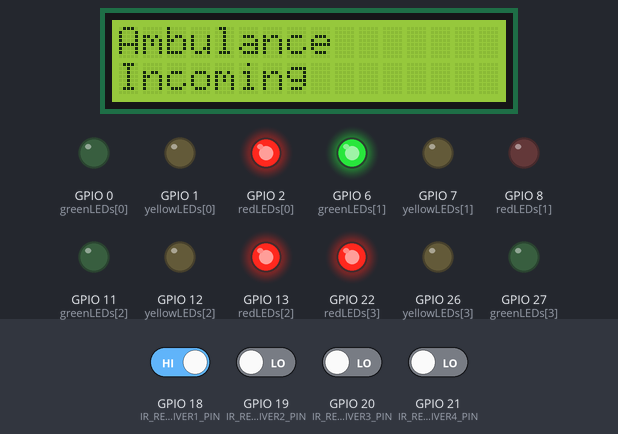
Recording of a sketch running on a simulated ESP32. Shown: 16×2 character LCD, output pins drawn as LEDs (lit = HIGH). The inputs (shaded band) are chosen by the test bench; at power-on: GPIO 18 (IR_RECEIVER1_PIN) HIGH, GPIO 19 (IR_RECEIVER2_PIN), GPIO 20 (IR_RECEIVER3_PIN), GPIO 21 (IR_RECEIVER4_PIN) LOW. WiFi joins after 1.5 s; servers stay silent unless stated; no MQTT or app messages arrive unless stated; what the sketch prints to the serial monitor is not drawn.

Above: at 3.3 s.
3.4 s: GPIO 18 (IR_RECEIVER1_PIN) driven LOW
At 4.7 s:
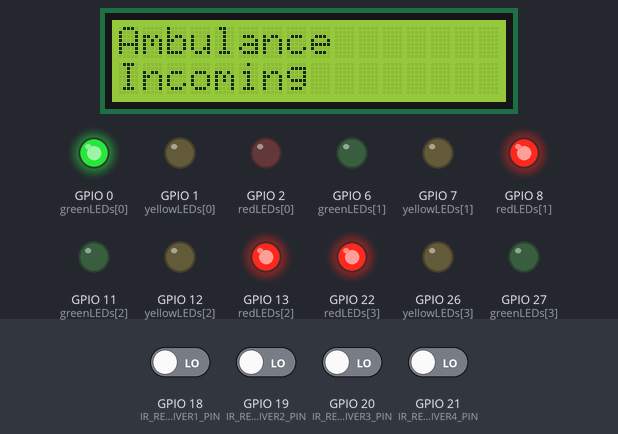
6.4 s: GPIO 18 (IR_RECEIVER1_PIN) driven HIGH
At 6.9 s:
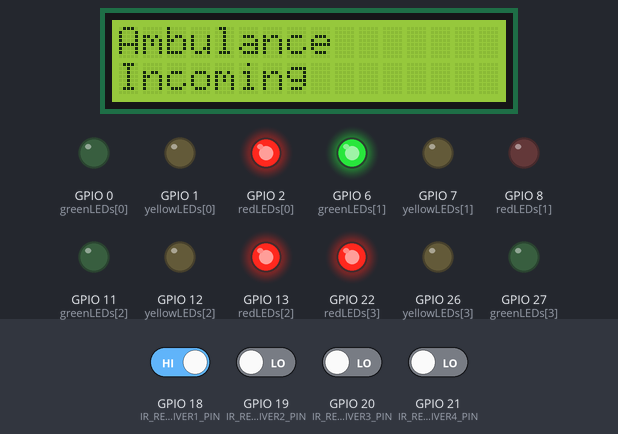
9.4 s: GPIO 19 (IR_RECEIVER2_PIN) driven HIGH
At 10.4 s:
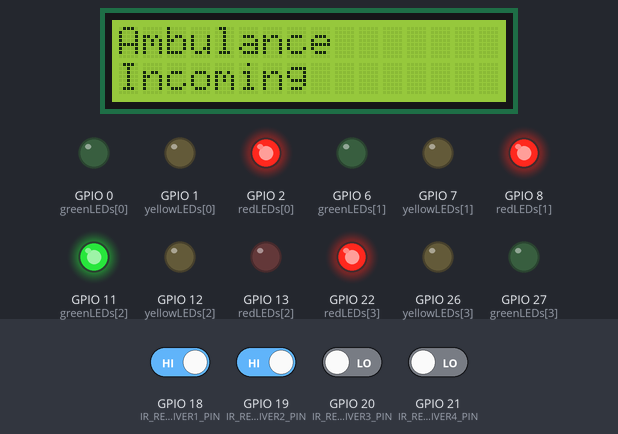
12.4 s: GPIO 20 (IR_RECEIVER3_PIN) driven HIGH
At 13.6 s:
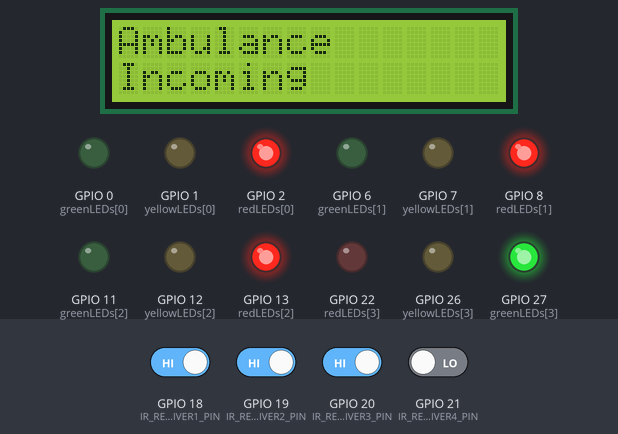
13.9 s: GPIO 20 (IR_RECEIVER3_PIN) driven LOW
At 14.9 s:
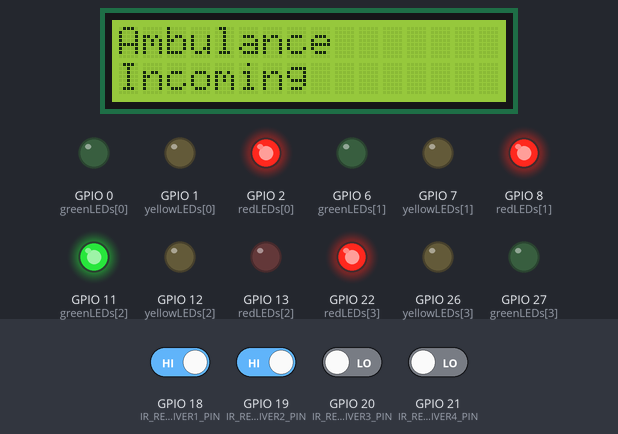
16.9 s: GPIO 19 (IR_RECEIVER2_PIN) driven LOW
At 18.3 s:
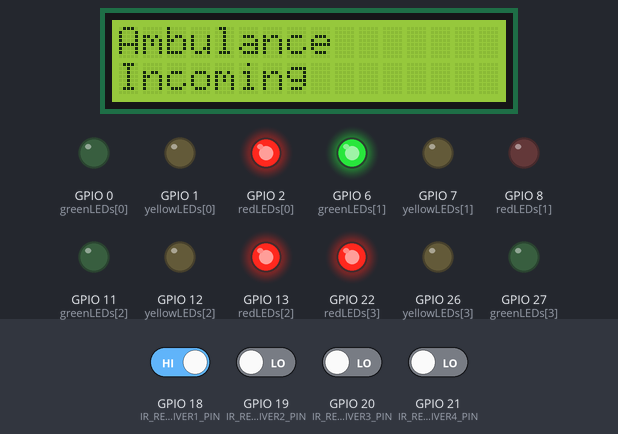
Timing chart, 0 to 19.9 s (numbered marks = the images above; inputs shaded):
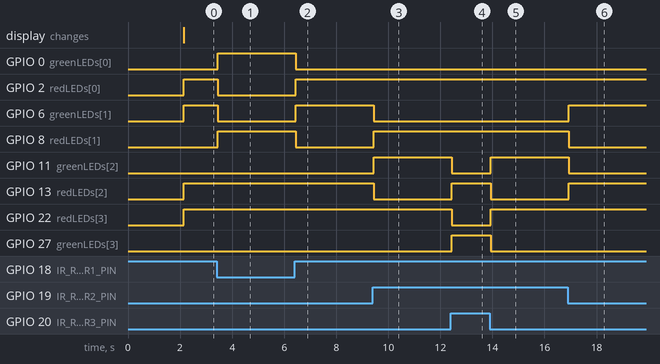

Measured:
- after the input at 3.4 s, GPIO 0 (greenLEDs[0]), GPIO 8 (redLEDs[1]): LOW → HIGH at once; GPIO 2 (redLEDs[0]), GPIO 6 (greenLEDs[1]): HIGH → LOW at once
- after the input at 6.4 s, GPIO 0 (greenLEDs[0]), GPIO 8 (redLEDs[1]): HIGH → LOW at once; GPIO 2 (redLEDs[0]), GPIO 6 (greenLEDs[1]): LOW → HIGH at once
- after the input at 9.4 s, GPIO 6 (greenLEDs[1]), GPIO 13 (redLEDs[2]): HIGH → LOW at once; GPIO 8 (redLEDs[1]), GPIO 11 (greenLEDs[2]): LOW → HIGH at once
- after the input at 12.4 s, GPIO 11 (greenLEDs[2]), GPIO 22 (redLEDs[3]): HIGH → LOW at once; GPIO 13 (redLEDs[2]), GPIO 27 (greenLEDs[3]): LOW → HIGH at once
- after the input at 13.9 s, GPIO 11 (greenLEDs[2]), GPIO 22 (redLEDs[3]): LOW → HIGH at once; GPIO 13 (redLEDs[2]), GPIO 27 (greenLEDs[3]): HIGH → LOW at once
- after the input at 16.9 s, GPIO 6 (greenLEDs[1]), GPIO 13 (redLEDs[2]): LOW → HIGH at once; GPIO 8 (redLEDs[1]), GPIO 11 (greenLEDs[2]): HIGH → LOW at once

The sketch:

Server.ino
```cpp
#include <Arduino.h>
#include <LiquidCrystal_I2C.h>
#include <Wire.h>
#include <WiFi.h>
#include <PubSubClient.h>
#include <ArduinoJson.h>
#include <WebSocketsServer.h>

// Define pin numbers
#define IR_RECEIVER1_PIN 18
#define IR_RECEIVER2_PIN 19
#define IR_RECEIVER3_PIN 20
#define IR_RECEIVER4_PIN 21

const int redLEDs[] = {2, 8, 13, 22};      // GPIO pins connected to the red LEDs
const int yellowLEDs[] = {1, 7, 12, 26};   // GPIO pins connected to the yellow LEDs
const int greenLEDs[] = {0, 6, 11, 27};    // GPIO pins connected to the green LEDs

LiquidCrystal_I2C lcd(0x27, 16, 2);

unsigned long previousMillis = 0;
const long interval = 1000;  // Interval for non-blocking delay

WiFiClient wifiClient;
PubSubClient mqttClient(wifiClient);
WebSocketsServer webSocket = WebSocketsServer(81); // WebSocket server running on port 81

// Function declarations
void turnYellow(int num);
void normalOperation();
void callback(char* topic, byte* payload, unsigned int length);
void reconnect();
void webSocketEvent(uint8_t num, WStype_t type, uint8_t * payload, size_t length);
void handleEmergencySignal(int num);
int delayCheck(int num);
void turnGreen(int num);

void setup() {
  lcd.init();
  lcd.backlight();
  for (int i = 0; i < 4; i++) {
    pinMode(redLEDs[i], OUTPUT);
    pinMode(yellowLEDs[i], OUTPUT);
    pinMode(greenLEDs[i], OUTPUT);
  }

  pinMode(IR_RECEIVER1_PIN, INPUT);
  pinMode(IR_RECEIVER2_PIN, INPUT);
  pinMode(IR_RECEIVER3_PIN, INPUT);
  pinMode(IR_RECEIVER4_PIN, INPUT);

  Serial.begin(9600); // Initialize serial communication

  // Connect to WiFi
  WiFi.begin("Rusho", "minktan75");
  while (WiFi.status() != WL_CONNECTED) {
    delay(1000);
    Serial.println("Connecting to WiFi...");
  }
  Serial.println("Connected to WiFi");

  // Connect to MQTT broker
  mqttClient.setServer("test.mosquitto.org", 1883);
  mqttClient.setCallback(callback);
  reconnect();

  // Start WebSocket server
  webSocket.begin();
  webSocket.onEvent(webSocketEvent);
}

void loop() {
  if (!mqttClient.connected()) {
    reconnect();
  }
  mqttClient.loop();
  webSocket.loop();

  if (mqttClient.connected()) { // Only activate IR receiver functionality if MQTT client is connected
    if (digitalRead(IR_RECEIVER1_PIN) == LOW) {
      handleEmergencySignal(0);
    } else if (digitalRead(IR_RECEIVER2_PIN) == LOW) {
      handleEmergencySignal(1);
    } else if (digitalRead(IR_RECEIVER3_PIN) == LOW) {
      handleEmergencySignal(2);
    } else if (digitalRead(IR_RECEIVER4_PIN) == LOW) {
      handleEmergencySignal(3);
    } else {
      lcd.clear();
      normalOperation();
    }
  }
}

void handleEmergencySignal(int num) {
  lcd.clear();
  lcd.setCursor(0, 0);
  lcd.print("Ambulance");
  lcd.setCursor(0, 1);
  lcd.print("Incoming");
  turnGreen(num);
  Serial.print("IR Receiver ");
  Serial.print(num + 1);
  Serial.println(": Signal Detected");
  delayCheck(5000); // Maintain green light for 5 seconds
}

void callback(char* topic, byte* payload, unsigned int length) {
  // Handle MQTT messages here
}

void reconnect() {
  while (!mqttClient.connected()) {
    Serial.println("Connecting to MQTT...");
    if (mqttClient.connect("PicoReceiver")) {
      Serial.println("Connected to MQTT");
      mqttClient.subscribe("ambulance_topic"); // Subscribe to the MQTT topic
    } else {
      Serial.print("Failed, rc=");
      Serial.print(mqttClient.state());
      Serial.println(" Retrying in 5 seconds...");
      delay(5000);
    }
  }
}

void webSocketEvent(uint8_t num, WStype_t type, uint8_t * payload, size_t length) {
  // Handle WebSocket events here if needed
}

// Function to turn the green light on for the specified traffic light index
void turnGreen(int num) {
  for (int i = 0; i < 4; i++) {
    digitalWrite(redLEDs[i], i == num ? LOW : HIGH);
    digitalWrite(yellowLEDs[i], LOW);
    digitalWrite(greenLEDs[i], i == num ? HIGH : LOW);
  }
}

// Function to turn the yellow light on for the specified traffic light index
void turnYellow(int num) {
  for (int i = 0; i < 4; i++) {
    digitalWrite(redLEDs[i], i == num ? LOW : HIGH);
    digitalWrite(yellowLEDs[i], i == num ? HIGH : LOW);
    digitalWrite(greenLEDs[i], LOW);
  }
}

// Function to perform normal operation of traffic lights
void normalOperation() {
  unsigned long currentMillis = millis();
  if (currentMillis - previousMillis >= interval) {
    for (int i = 0; i < 4; i++) {
      turnYellow(i);
      delay(500); // Yellow light for 0.5 second
      turnGreen(i);
      delay(1000); // Green light for 1 second

      if (delayCheck(1000)) // Check if a signal is detected during the green or yellow phase
        return;
    }
    previousMillis = currentMillis;
  }
}

// Function to check for signal from IR receivers
int delayCheck(int num) {
  for (int i = 0; i < num; i++) {
    if (digitalRead(IR_RECEIVER1_PIN) == LOW ||
        digitalRead(IR_RECEIVER2_PIN) == LOW ||
        digitalRead(IR_RECEIVER3_PIN) == LOW ||
        digitalRead(IR_RECEIVER4_PIN) == LOW) {
      return 1;
    }
    delay(1);
  }
  return 0;
}
```
